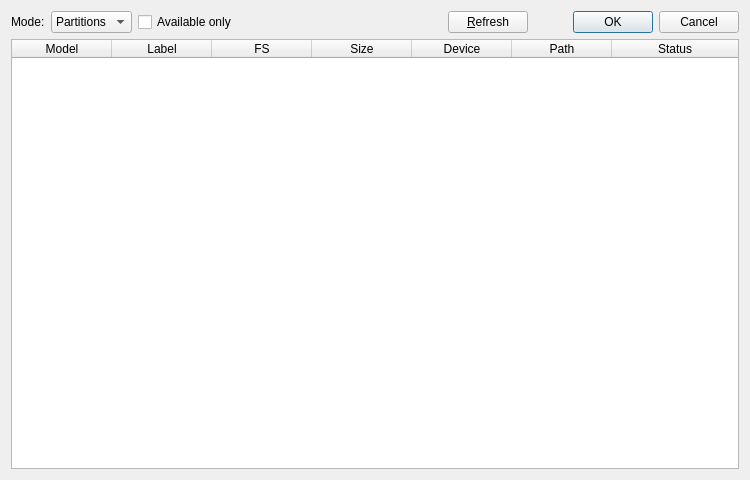
<?xml version="1.0" encoding="UTF-8"?>
<ui version="4.0">
 <class>Select_Block_Device_Window</class>
 <widget class="QDialog" name="Select_Block_Device_Window">
  <property name="geometry">
   <rect>
    <x>0</x>
    <y>0</y>
    <width>750</width>
    <height>480</height>
   </rect>
  </property>
  <property name="minimumSize">
   <size>
    <width>600</width>
    <height>350</height>
   </size>
  </property>
  <property name="windowTitle">
   <string>Select Block Device</string>
  </property>
  <layout class="QVBoxLayout" name="verticalLayout">
   <item>
    <layout class="QHBoxLayout" name="top_bar">
     <item>
      <widget class="QLabel" name="label_Mode">
       <property name="text">
        <string>Mode:</string>
       </property>
      </widget>
     </item>
     <item>
      <widget class="QComboBox" name="CB_Mode">
       <item>
        <property name="text">
         <string>Partitions</string>
        </property>
       </item>
       <item>
        <property name="text">
         <string>Drives</string>
        </property>
       </item>
      </widget>
     </item>
     <item>
      <widget class="QCheckBox" name="CH_Show_Available_Only">
       <property name="text">
        <string>Available only</string>
       </property>
       <property name="checked">
        <bool>false</bool>
       </property>
      </widget>
     </item>
     <item>
      <spacer>
       <property name="orientation">
        <enum>Qt::Horizontal</enum>
       </property>
       <property name="sizeHint" stdset="0">
        <size>
         <width>40</width>
         <height>20</height>
        </size>
       </property>
      </spacer>
     </item>
     <item>
      <widget class="QPushButton" name="BT_Refresh">
       <property name="text">
        <string>&amp;Refresh</string>
       </property>
      </widget>
     </item>
     <item>
      <widget class="QDialogButtonBox" name="buttonBox">
       <property name="standardButtons">
        <set>QDialogButtonBox::Cancel|QDialogButtonBox::Ok</set>
       </property>
      </widget>
     </item>
    </layout>
   </item>
   <item>
    <widget class="QTableWidget" name="Table_Devices">
     <property name="selectionMode">
      <enum>QAbstractItemView::SingleSelection</enum>
     </property>
     <property name="selectionBehavior">
      <enum>QAbstractItemView::SelectRows</enum>
     </property>
     <property name="sortingEnabled">
      <bool>true</bool>
     </property>
     <attribute name="horizontalHeaderStretchLastSection">
      <bool>true</bool>
     </attribute>
     <attribute name="verticalHeaderVisible">
      <bool>false</bool>
     </attribute>
     <column>
      <property name="text">
       <string>Model</string>
      </property>
     </column>
     <column>
      <property name="text">
       <string>Label</string>
      </property>
     </column>
     <column>
      <property name="text">
       <string>FS</string>
      </property>
     </column>
     <column>
      <property name="text">
       <string>Size</string>
      </property>
     </column>
     <column>
      <property name="text">
       <string>Device</string>
      </property>
     </column>
     <column>
      <property name="text">
       <string>Path</string>
      </property>
     </column>
     <column>
      <property name="text">
       <string>Status</string>
      </property>
     </column>
    </widget>
   </item>
  </layout>
 </widget>
 <resources/>
 <connections>
  <connection>
   <sender>buttonBox</sender>
   <signal>rejected()</signal>
   <receiver>Select_Block_Device_Window</receiver>
   <slot>reject()</slot>
  </connection>
 </connections>
</ui>
